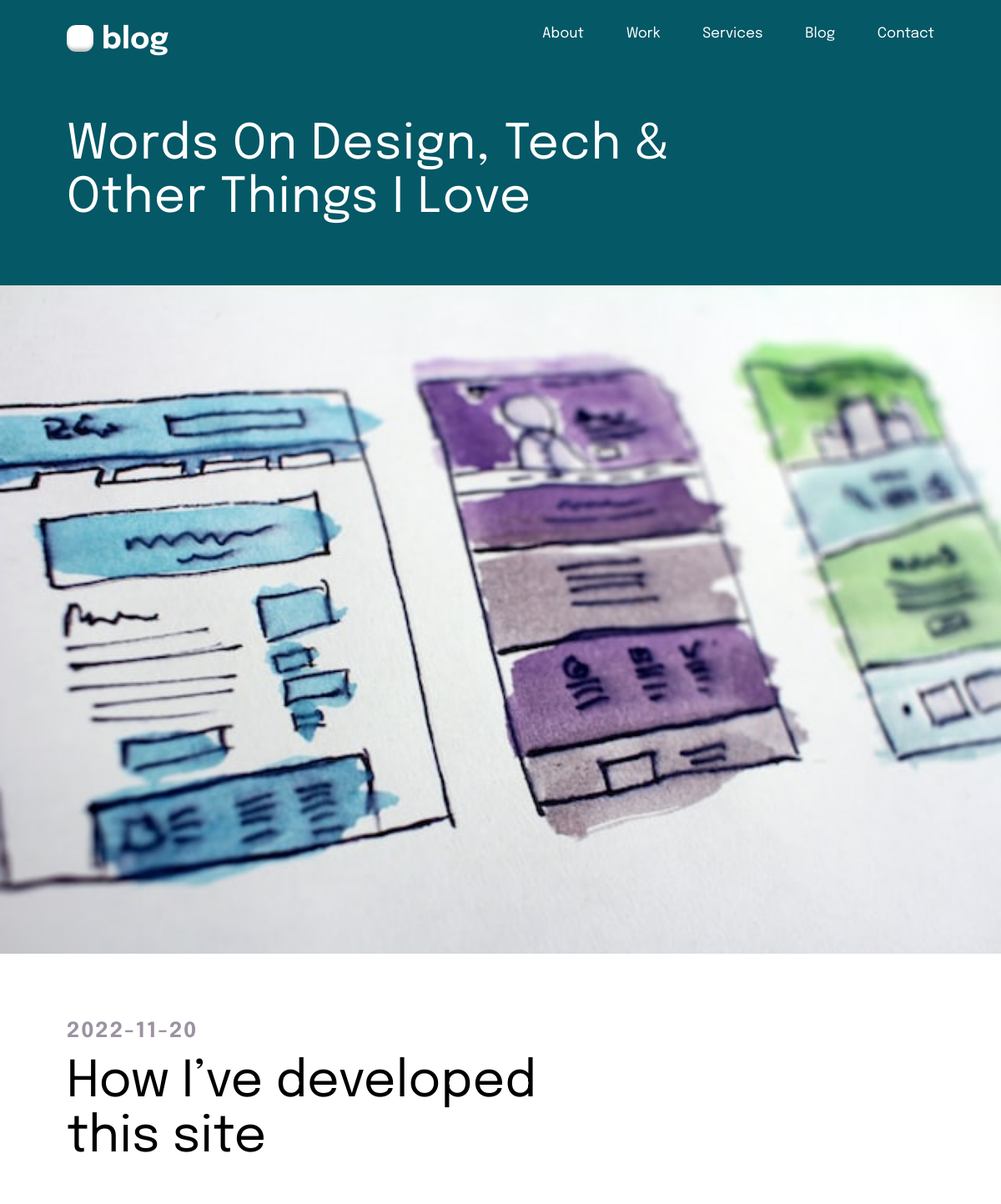
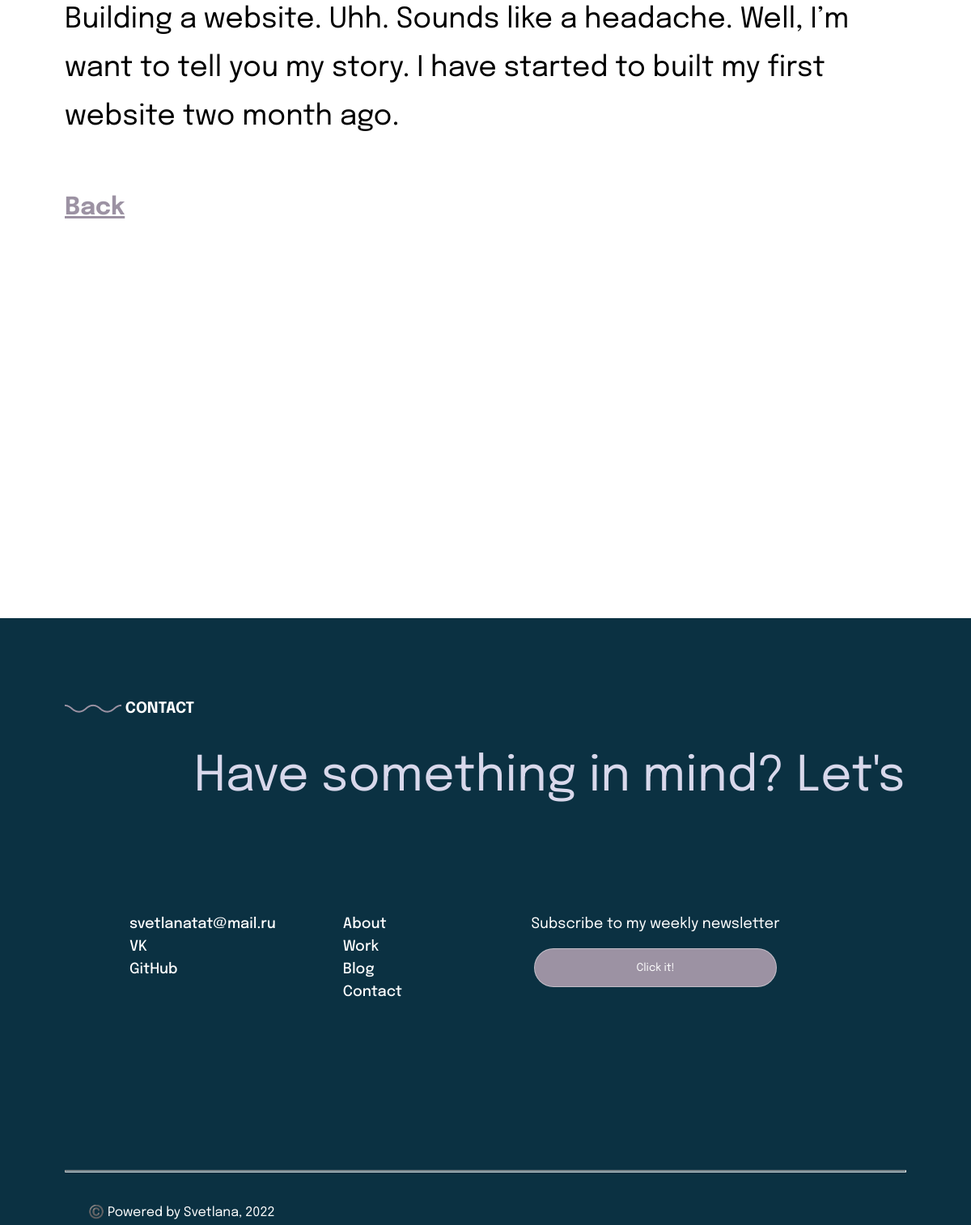
The app's page /news_3.php with its own data (2 pictures, top to bottom).
### tables this page shows
CREATE TABLE `news` (
  `id` int(11) NOT NULL,
  `title` varchar(100) NOT NULL,
  `description` text NOT NULL,
  `image_url` text NOT NULL,
  `text` text NOT NULL,
  `created_at` date NOT NULL,
  `updated_at` date NOT NULL,
  `user_id` int(11) NOT NULL
);

### news_3.php (the view, shortened to what this page needs)
<!DOCTYPE html>
<html lang="ru">
<head>
  <link rel="stylesheet" href="assets/CSS/styles_news_1.css">
</head>
<body>
  <header>
    <div class="header-navigation">
      <div class="header-h1">
        <img class="header-h1-image" src="./assets/images/Vector header.png">
        <h1>blog</h1>
      </div>
      <nav class="nav-container">
        <ul class="nav-list">
          <li class="nav-li-item"><a href="#About-section">About</a></li>
          <li class="nav-li-item"><a href="#Work-section">Work</a></li>
          <li class="nav-li-item"><a href="#services-sec">Services</a></li>
          <li class="nav-li-item"><a href="#Blog-section">Blog</a></li>
          <li class="nav-li-item"><a href="#footer">Contact</a></li>
        </ul>
      </nav>
    </div>
    <div class="header-content">
        <h1 class="header-h1-text">Words On Design, Tech & Other Things I Love</h1>
    </div>
  </header>
  <main>
    <section id="Blog-section">
    <?php
    $dbConnect = mysqli_connect("localhost", "root", "", "altshu_final_project");
    $query = mysqli_query($dbConnect, "SELECT * FROM news WHERE id = 3");
    $row = mysqli_fetch_array($query);
    echo '<img class="blog-news-images" src="' . $row['image_url'].'" alt="image">
      <div class="blog-section">
        <div class="blog">
          <article id="Blog">
            <div class="blog-articles">
              <article class="blog-news-articles">
                <div class="blog-news-articles-data">
                  <h5 class="blog-news-h5">' . $row['created_at'] . '</h5>
                  <h6 class="blog-news-h6">' . $row['title'] . '</h6>
                  <p class="blog-news-p">' . $row['text'] . '</p>
                </div>
              </article>
              <a href="index.php#yakor'.$row['id'] . '" class="blog-news-articles__link"> Back </a>
            </div>
          </article>
        </div>
      </div>
'; ?>
      <footer id="footer">
        <div class="footer">
          <div class="footer-content">
            <div class="footer-nav-item">
              <h3>
                <img src="./assets/images/Vector_wave.png">
                CONTACT
              </h3>
            </div>
            <div class="footer-running-string">
              <p class="footer-running-string-content">
                Have something in mind?  Let's connect.  Have something in mind?  Let's connect.  Have something in mind?  Let's connect.  Have something in mind?  Let's connect.  Have something in mind?  Let's connect.
              </p>
            </div>
            <div class="footer-links">
              <div>
                <p>
                  <a class="footer-mail" href="mailto:svetlanatat@mail.ru">svetlanatat@mail.ru</a><br>
                  <a class="footer-mail" href="https://m.vk.com/id409238">VK</a><br>
                  <a class="footer-mail" href="https://github.com/Svetlashkin?tab=repositories">GitHub</a>
                </p>
              </div>
              <div>
                <nav>
                  <ul id="footer-nav">
                    <li><a class="footer-navigation" href="#about">About</a></li>
                    <li><a class="footer-navigation" href="#work">Work</a></li>
                    <li><a class="footer-navigation" href="#blog">Blog</a></li>
                    <li><a class="footer-navigation" href="#contact">Contact</a></li>
                  </ul>
                </nav>
              </div>
              <div class="footer-subscribe">
                <p>Subscribe to my weekly newsletter</p>
                <div class="footer-subscibtion__input-group">
                  <button class="footer-subscibtion__button" type="submit" onclick="showModalWin()">Click it!</button>
                </div>
              </div>
            </div>
          </div>
          <div>
            <hr class="footer-line">
            <div class="footer-cb">
              <p class="footer-cb-text">
                ©️ Powered by Svetlana, 2022
              </p>
            </div>
          </div>
        </div>
      </footer>
    </section>
</body>
</html>

### assets/CSS/styles_news_1.css (style rules this page uses)
* { font-family: 'Epilogue', sans-serif; margin: 0; padding: 0; }
header { background-color: #055866; max-width: 1440px; min-height: 283px; padding-top: 10px; margin: 0 auto; }
.header-navigation { display: flex; flex-direction: row; justify-content: space-between; height: 32px; max-width: 100vw; margin: 20px 80px; }
.header-content { background: #055866; min-height: 200px; max-width: 1280px; margin: 80px 80px 0px 80px; display: flex; flex-direction: row; justify-content: space-between; width: -webkit-fill-available; }
.header-h1 { background: #055866; width: max-content; font-weight: 500; font-size: 18px; color: #FFFFFF; display: flex; flex-direction: row; }
.header-h1-image { height: 32px; width: 32px; border-radius: 11px; font-family: 'Roboto Mono', sans-serif; margin-right: 10px; }
.header-h1-text { font-style: normal; color: #FFFFFF; font-size: 58px; font-weight: 400; line-height: 64px; letter-spacing: 1.2px; text-align: left; width: 70%; }
.nav-container { height: 100%; display: flex; align-items: flex-start; }
.nav-list { width: 470px; display: flex; flex-direction: row; justify-content: space-between; align-items: center; list-style: none; }
.nav-li-item a { font-style: normal; font-weight: 400; font-size: 17px; line-height: 22px; color: #FFFFFF; text-decoration: none; }
.blog-section { max-width: 1440px; margin: 0 auto; width: -webkit-fill-available; }
.blog { max-width: 1280px; margin: 20px 80px; }
.blog-articles { display: flex; flex-direction: column; max-width: 100vw; min-height: 960px; margin-top: 80px; }
.blog-news-images { width: 100%; background-color: #D9D9D9; }
.blog-news-articles-data { min-height: 240px; width: 100%; }
.blog-news-h5 { font-weight: 700; font-size: 25px; line-height: 19px; letter-spacing: 2px; text-transform: uppercase; color: #9C92A3; }
.blog-news-h6 { width: 60%; margin-top: 19px; font-weight: 400; font-size: 60px; line-height: 66px; color: #000000; }
.blog-news-p { margin-top: 40px; font-weight: 400; font-size: 35px; line-height: 60px; color: #000000; }
.footer { max-width: 1440px; height: 750px; background-color: #0B3142; color: #FFFFFF; margin: 0 auto; }
.footer-content { height: 582px; max-width: 1280px; padding-top: 100px; margin-left: 80px; margin-right: 80px; }
.footer-nav-item { height: 10px; padding-bottom: 30px; display: flex; flex-direction: row; justify-content: space-between; font-weight: 700; font-size: 16px; line-height: 24px; }
.footer-running-string-content { color: #D8D8EB; padding: 24px 80px; font-size: 60px; line-height: 66px; width: 100%; white-space: nowrap; animation: footer-running-string 4.5s infinite linear; margin-inline-start: 80px; }
.footer-running-string { display: flex; align-items: center; background: #0B3142; overflow: hidden; }
.footer-running-string-content:after { content: "Have something in mind? Let's connect. Have something in mind? Let's connect. Have something in mind? Let's connect. Have something in mind? Let's connect. Have something in mind? Let's connect."; margin-inline-start: 80px; }
.footer-links { margin: 110px 80px; display: flex; flex-direction: row; justify-content: space-between; }
.footer-mail { font-weight: 500; font-size: 18px; line-height: 28px; color: #FFFFFF; text-decoration: none; }
.footer-navigation { font-weight: 500; font-size: 18px; line-height: 28px; color: #FFFFFF; text-decoration: none; }
#footer-nav { list-style-type: none; }
.footer-subscribe { height: 91px; width: 460px; font-weight: 400; font-size: 18px; line-height: 28px; display: flex; flex-direction: column; align-items: center; }
.footer-subscibtion__input-group { display: flex; flex-direction: row; justify-content: center; margin-top: 16px; }
.footer-subscibtion__button { height: 48px; width: 300px; border-radius: 24px; background: #9C92A3; border: 1px solid #fff6; color: #FFFFFF; }
.footer-line { margin: 0px 80px; height: 1px; max-width: 100%; top: 274px; background: #FFFFFF33; }
.footer-cb { height: 24px; width: 403px; margin: 38px 1220px 58px 109px; }
.footer-cb-text { font-weight: 400; font-size: 16px; line-height: 24px; color: #FFFFFF; }
.blog-news-articles__link { font-weight: 700; font-size: 30px; line-height: 25px; color: #9C92A3; margin-top: 70px; }

### records on screen
news: image_url (picture), created_at "2022-11-20", title "How I’ve developed this site", text "Building a website. Uhh. Sounds like a headache. Well, I’m want to tell you my story. I have started to built my first website two month ago."
